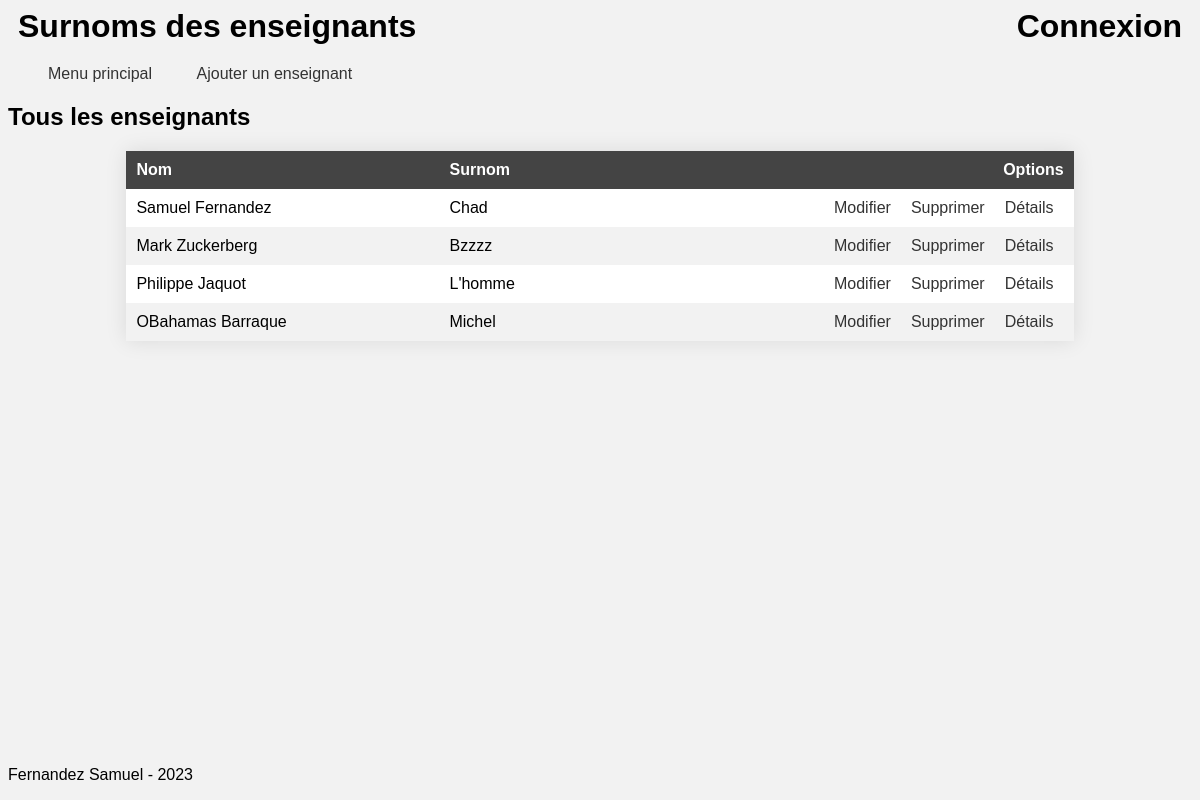
The page / on the database its author committed.
### tables this page shows
CREATE TABLE `t_teacher` (
  `idTeacher` int NOT NULL,
  `teaFirstname` varchar(50) NOT NULL,
  `teaName` varchar(50) NOT NULL,
  `teaGender` char(1) NOT NULL,
  `teaNickname` varchar(50) NOT NULL,
  `teaOrigine` text NOT NULL,
  `fkSection` int NOT NULL
);

### controller/ControllerMain.php (called while the page is built, shortened)
<?php
include_once 'model/ModelTeacher.php';
class ControllerMain
{
    function __construct()
    {
        $this->modelTeacher = new ModelTeacher();
        $this->data = $this->modelTeacher->getTeachers();
        $this->callPage($this->data);
    }
    function callPage($data)
    {
        include 'view/header.php';
        include 'view/page/main.php';
        include 'view/footer.php';
    }
}
?>

### controller/Controller.php (called while the page is built, shortened)
<?php
include_once 'controller/ControllerMain.php';
class Controller
{
    function __construct()
    {
        $this->changePage();
    }
    function changePage()
    {
        $this->link = $_GET['link'] ?? '';
        switch ($this->link) {
            default:
                $this->actualController = new ControllerMain();
                break;
        }
    }
}

### index.php (called while the page is built, shortened)
<?php
include 'controller/Controller.php';
$controller = new Controller();
?>

### model/ModelTeacher.php (called while the page is built, shortened)
<?php
include_once 'model/DataBase.php';
class ModelTeacher
{
    private $dataBase;
    function __construct()
    {
        $this->dataBase = new DataBase();
    }
    function getTeachers()
    {
        $this->req = $this->dataBase->connector->query('SELECT * FROM t_teacher');
        return $this->req->fetchALL(PDO::FETCH_ASSOC);
    }
}
?>

### model/DataBase.php (called while the page is built, shortened)
<?php
class DataBase
{
    function __construct()
    {
        try
        {
            $this->connector = new PDO('mysql:host=localhost:6044;dbname=db_school;charset=utf8' , 'root', 'root');
        }
        catch (PDOException $e)
        {
            die('Erreur : ' . $e->getMessage());
        }
    }
}

### view/page/main.php (the view)
<body>
	<h2>Tous les enseignants</h2>
	<table>
		<thead>
			<tr>
				<th>Nom</th>
				<th>Surnom</th>
				<th class='containerAlignRight'>Options</th>
			</tr>
		</thead>
		<tbody>
            <?php
            foreach ($data as $teacher)
            {
            ?>
			<tr>
				<td>
                    <?php echo $teacher['teaFirstname'] . ' ' . $teacher['teaName']?>
                </td>
				<td>
                    <?php echo $teacher['teaNickname']?>
                </td>
				<td class='containerAlignRight'>
                    <a class='marginSide1 alignRight' href=<?php echo "?link=updateTeacher&idTeacher=" . $teacher['idTeacher'] ?>>Modifier</a>
                    <a onclick="return confirm('Êtes-vous sûr de vouloir supprimer cet enseignant ?')" class='marginSide1 alignRight' href = <?php echo "?link=main&delete=yes&idTeacher=" . $teacher['idTeacher'] ?>>Supprimer</a>
                    <a class='marginSide1 alignRight' href=<?php echo "?link=detail&idTeacher=" . $teacher['idTeacher'] ?>>Détails</a>
                </td>
			</tr>
            <?php
            }
            ?>
		</tbody>
	</table>
</body>
</html>

### view/header.php (shortened to what this page needs)
<!DOCTYPE html>
<html>
<head>
    <link rel="stylesheet" href="resources/css/container.css">
    <link rel="stylesheet" href="resources/css/specific.css">
    <link rel="stylesheet" href="resources/css/style.css">
    <link rel="stylesheet" href="resources/css/positions.css">
</head>
<header>
    <div class='containerSpaceBetween'>
	    <h1 class='marginSide1'>Surnoms des enseignants</h1>
        <h1 class='marginSide1'>Connexion</h1>
    </div>
    <div class='margin1'>
        <a class='margin1' href="?link=main">Menu principal</a>
        <a class='margin1' href="?link=addTeacher">Ajouter un enseignant</a>
    </div>
</header>

### view/footer.php
<footer>
    <p>Fernandez Samuel - 2023</p>
</footer>

### resources/css/container.css (style rules this page uses)
.containerSpaceBetween { display: flex; justify-content: space-between; }
.containerAlignRight { display: flex; justify-content:flex-end; }

### resources/css/specific.css (style rules this page uses)
body { font-family: Arial, sans-serif; background-color: #f2f2f2; }
footer { position: absolute; bottom: 0; }
table { border-collapse: collapse; width: 80%; margin: auto; background-color: #fff; box-shadow: 0 0 20px rgba(0, 0, 0, 0.1); }
th, td { text-align: left; padding: 10px; }
th { background-color: #444; color: #fff; }
tr:nth-child(even) { background-color: #f2f2f2; }
a { color: #333; text-decoration: none; position: relative; }
a::before { content: ""; position: absolute; margin-top: 20px; left: 0; width: 0%; height: 2px; background-color: #333; transition: all 0.3s ease-in-out; }

### resources/css/positions.css (style rules this page uses)
.marginSide1 { margin: 0 10px; }
.margin1 { margin: 20px; }

### rows shown on the page
t_teacher: teaFirstname "Samuel", teaName "Fernandez", teaNickname "Chad"
t_teacher: teaFirstname "Mark", teaName "Zuckerberg", teaNickname "Bzzzz"
t_teacher: teaFirstname "Philippe", teaName "Jaquot", teaNickname "L'homme"
t_teacher: teaFirstname "OBahamas", teaName "Barraque", teaNickname "Michel"
